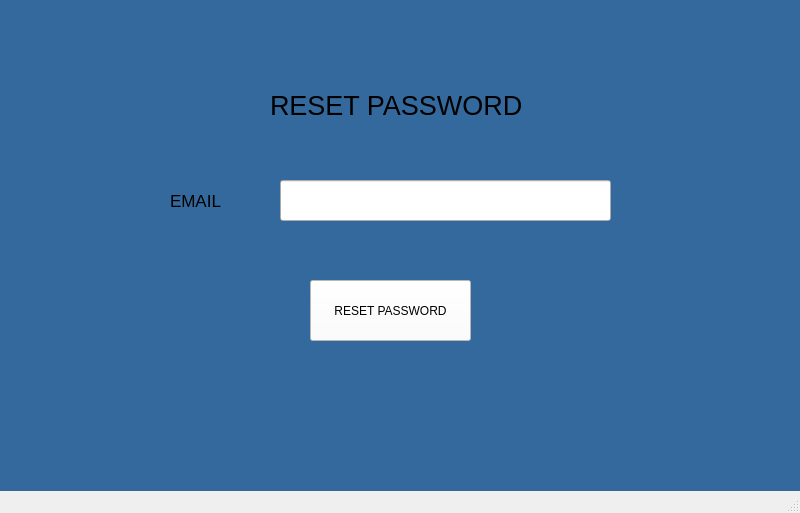
<?xml version="1.0" encoding="UTF-8"?>
<ui version="4.0">
 <class>MainWindow</class>
 <widget class="QMainWindow" name="MainWindow">
  <property name="geometry">
   <rect>
    <x>0</x>
    <y>0</y>
    <width>800</width>
    <height>513</height>
   </rect>
  </property>
  <property name="windowTitle">
   <string>MainWindow</string>
  </property>
  <widget class="QWidget" name="centralwidget">
   <widget class="QLabel" name="label">
    <property name="geometry">
     <rect>
      <x>270</x>
      <y>80</y>
      <width>291</width>
      <height>51</height>
     </rect>
    </property>
    <property name="font">
     <font>
      <pointsize>20</pointsize>
     </font>
    </property>
    <property name="text">
     <string>RESET PASSWORD</string>
    </property>
   </widget>
   <widget class="QLineEdit" name="lineEdit">
    <property name="geometry">
     <rect>
      <x>280</x>
      <y>180</y>
      <width>331</width>
      <height>41</height>
     </rect>
    </property>
    <property name="font">
     <font>
      <pointsize>12</pointsize>
     </font>
    </property>
   </widget>
   <widget class="QLabel" name="label_2">
    <property name="geometry">
     <rect>
      <x>170</x>
      <y>180</y>
      <width>151</width>
      <height>41</height>
     </rect>
    </property>
    <property name="font">
     <font>
      <pointsize>13</pointsize>
      <weight>50</weight>
      <bold>false</bold>
     </font>
    </property>
    <property name="text">
     <string>EMAIL</string>
    </property>
   </widget>
   <widget class="QPushButton" name="pushButton">
    <property name="geometry">
     <rect>
      <x>310</x>
      <y>280</y>
      <width>161</width>
      <height>61</height>
     </rect>
    </property>
    <property name="font">
     <font>
      <pointsize>9</pointsize>
     </font>
    </property>
    <property name="styleSheet">
     <string notr="true">background-color: rgb(255, 255, 255);</string>
    </property>
    <property name="text">
     <string>RESET PASSWORD</string>
    </property>
   </widget>
   <widget class="QLabel" name="label_3">
    <property name="geometry">
     <rect>
      <x>-10</x>
      <y>-50</y>
      <width>811</width>
      <height>601</height>
     </rect>
    </property>
    <property name="styleSheet">
     <string notr="true">background-color: rgb(52, 105, 157);</string>
    </property>
    <property name="text">
     <string/>
    </property>
   </widget>
   <zorder>label_3</zorder>
   <zorder>label</zorder>
   <zorder>lineEdit</zorder>
   <zorder>label_2</zorder>
   <zorder>pushButton</zorder>
  </widget>
  <widget class="QMenuBar" name="menubar">
   <property name="geometry">
    <rect>
     <x>0</x>
     <y>0</y>
     <width>800</width>
     <height>26</height>
    </rect>
   </property>
  </widget>
  <widget class="QStatusBar" name="statusbar"/>
 </widget>
 <resources/>
 <connections/>
</ui>
